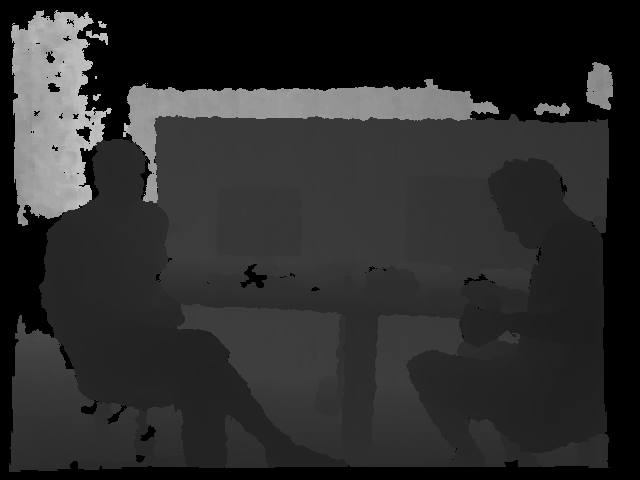
#> input picture segmentaion_depth/dataset/depth.png, 640 x 480 px
$ python -i region_growing.py   (imports and definitions only)   (older library calls are emulated)
#> lines starting #> are read from the running program, lines starting #| are printed output that depends on the picture; after the words box and inside, x2 and y2 are one past the last pixel; in counts of white or black regions, pixels touching at a corner belong together; long printed decimals are rounded
import numpy as np
import cv2

def region_growing(frame: np.ndarray)->np.ndarray:

    grad_map=color_gradient_map(frame)

    G_E=gray_level_contrast(grad_map)
    otsu_th= otsu_calc(G_E)

    L_map=Line_filed_map(G_E)

    T_map= Thresh_map(G_E,otsu_th)

    G_W=cv2.bitwise_or(L_map,T_map, mask=None)

    G_W=G_E*G_W

    # Section3.2 Seed point selection
    # otsu_th= otsu_calc(G_W)
    seeds=seeds_selection(G_W,otsu_th)


    print(len(seeds))


    # otsu_th=12.00
    # grad_copy_map=grad_map.copy()

    # grad_copy_map[grad_map<0.09*otsu_th]=0
    # grad_copy_map[grad_map>0.09*otsu_th]=255


    cv2.imshow("colormap_Grad",G_W)
    return seeds


def color_gradient_map(frame):
    r,g,b = cv2.split(frame)

    ddepth = cv2.CV_64F

    d_xr = cv2.Sobel(r, ddepth, 1, 0, ksize=1)
    d_yr = cv2.Sobel(r, ddepth, 0, 1, ksize=1)

    d_xg = cv2.Sobel(g, ddepth, 1, 0, ksize=1)
    d_yg = cv2.Sobel(g, ddepth, 0, 1, ksize=1)

    d_xb = cv2.Sobel(b, ddepth, 1, 0, ksize=1)
    d_yb = cv2.Sobel(b, ddepth, 0, 1, ksize=1)


    p=d_xr**2+d_xg**2+d_xb**2
    q=d_yr**2+d_yg**2+d_yb**2

    t=d_xr*d_yr+d_xg*d_yg+d_xb*d_yb

    Lam=0.5*(p+q+np.sqrt((p+q)**2-4*(p*q-t**2)))

    G=np.sqrt(Lam)
    return G


def otsu_calc(grad_map):

    # grad_map=np.round(grad_map,0)
    # grad_map=grad_map.astype(np.uint16)


    height,width=grad_map.shape

    vec_grad= grad_map.reshape(1,-1)

    #Total number of pixel
    n= height*width

    # distinct gradient value
    distnict_numbers= np.unique(vec_grad)

    print(distnict_numbers[-1])

    L=distnict_numbers.shape[0]

    # ret, thresh1 = cv2.threshold(grad_map, 0, distnict_numbers[-1], cv2.THRESH_BINARY +
    #                                         cv2.THRESH_OTSU)


    # cv2.imshow("thresold",thresh1)
    # print(thresh1[thresh1!=0])


     # Calculate histogram of the image
    hist, bins = np.histogram(vec_grad, bins=L, range=(0, distnict_numbers[-1]))

    # print(hist)


    normalized_hist=hist/n

    weight_b = 0  # Background weight
    weight_f = 0  # Foreground weight
    mu_b = 0  # Mean intensity of background
    mu_t = 0  # Mean intensity of total image
    between_class_var_max = 0  # Maximum between-class variance
    threshold = 0  # Optimal threshold

    #   # Calculate total mean intensity

    mu_t += np.sum(distnict_numbers * normalized_hist)

    for i in range(L):
        weight_b += normalized_hist[i]

        mu_b = (1.0/weight_b) * np.sum(distnict_numbers[:i] * normalized_hist[:i])


        weight_f = 1 - weight_b
        if weight_f==0:
            between_class_var=(weight_b/n)*(mu_b-mu_t)**2
        else:
            # mu_f = (mu_t - mu_b *weight_b) /weight_f

            mu_f = (1.0/weight_f) * np.sum(distnict_numbers[i:] * normalized_hist[i:])

            between_class_var=weight_b*(mu_b-mu_t)**2+weight_f*(mu_f-mu_t)**2

            # between_class_var = weight_b  * weight_f   * (mu_b - mu_f) ** 2

        # print(mu_t, weight_b*mu_b+weight_f*mu_f)

        if between_class_var > between_class_var_max:
            between_class_var_max = between_class_var
            threshold = distnict_numbers[i]

    print(threshold)

    return threshold

def gray_level_contrast(grad_map: np.ndarray):

    max_value=np.max(grad_map)
    normalized_image = np.where(grad_map < 0.1 * max_value, 0, grad_map)
    normalized_image = np.where(grad_map > 0.9 * max_value, max_value, normalized_image)
    normalized_image = (normalized_image - 0.1 * max_value) / ((0.9 - 0.1) * max_value)


    #normalized_image - (low_threshold * max_value):
    #This subtracts the calculated threshold value
    #from each pixel in the normalized_image array.
    #This effectively shifts the range of values
    #that need to be scaled from low_threshold * max_value to
    #max_value down to 0 to max_value - (low_threshold * max_value).

    return normalized_image


def Line_filed_map(grad_map: np.ndarray, TL=0.2,TH=0.7):

    line_field_map = np.zeros_like(grad_map, dtype=np.float32)

    # Apply high threshold
    line_field_map[grad_map > TH] = 1

    # Apply low threshold and connectivity check
    for i in range(1, grad_map.shape[0] - 1):
        for j in range(1, grad_map.shape[1] - 1):


            # Check for low threshold and connected neighbors
            if grad_map[i, j] > TL:
                nl=line_field_map[i - 1, j] == 1 or \
                line_field_map[i + 1, j] == 1 or \
                    line_field_map[i, j - 1] == 1 or \
                        line_field_map[i, j + 1] == 1
                if nl:
                    line_field_map[i, j] = 1

    return line_field_map

def Thresh_map(grad_map,otsu_th):

    Threshold_map = np.zeros_like(grad_map, dtype=np.float32)
    Threshold_map[grad_map>0.25*otsu_th]=1

    return Threshold_map

def seeds_selection(grad_map,otsu_th,min_seed_size=2000):

    lowest_gradient = np.zeros_like(grad_map, dtype=np.uint8)

    lowest_gradient[grad_map<0.1*otsu_th]=1
    seeds=[]
    while True:
        i = np.random.randint(1, grad_map.shape[0]-1)
        j = np.random.randint(1, grad_map.shape[1]-1)

        nl=lowest_gradient[i - 1, j] == 1 and \
            lowest_gradient[i + 1, j] == 1 and \
                lowest_gradient[i, j - 1] == 1 and \
                    lowest_gradient[i, j + 1] == 1

        if nl:
            seeds.append((j,i))
        if len(seeds)>= min_seed_size:
            return seeds


>>> import cv2
>>> picture = cv2.imread('dataset/depth.png')
#> picture is the input picture: shape (480, 640, 3); min 0, max 192, mean 43.7
>>> result = region_growing(picture)
#> in color_gradient_map, `d_xr = cv2.Sobel(r, ddepth, 1, 0, ksize=1)`:
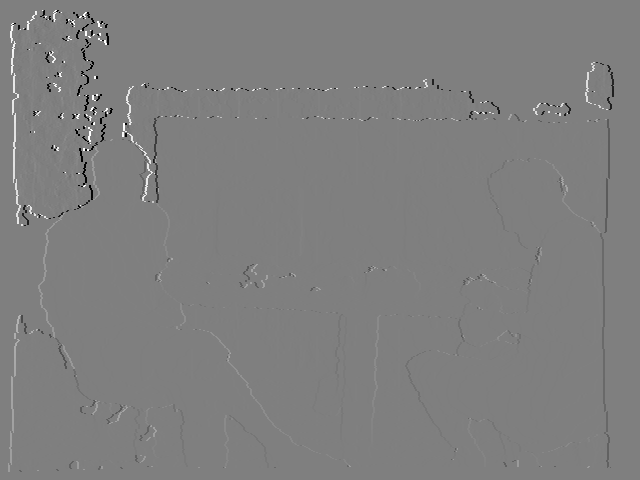
#> d_xr: shape (480, 640) float64; min -192, max 192, mean 0; drawn with min black and max white
#> in color_gradient_map, `d_yr = cv2.Sobel(r, ddepth, 0, 1, ksize=1)`:
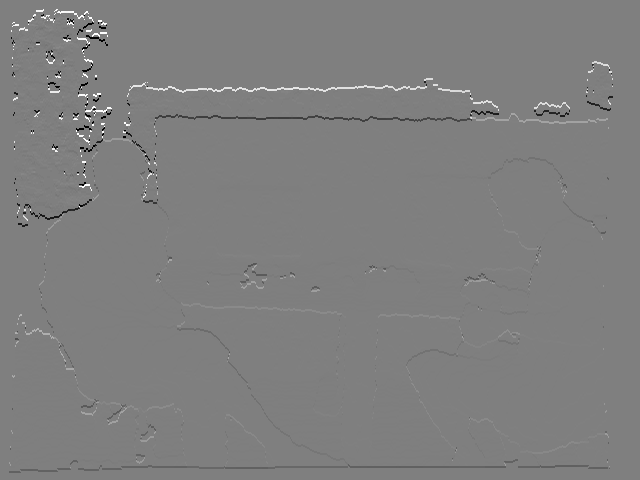
#> d_yr: shape (480, 640) float64; min -192, max 192, mean 0; drawn with min black and max white
#> in color_gradient_map, `p=d_xr**2+d_xg**2+d_xb**2`:
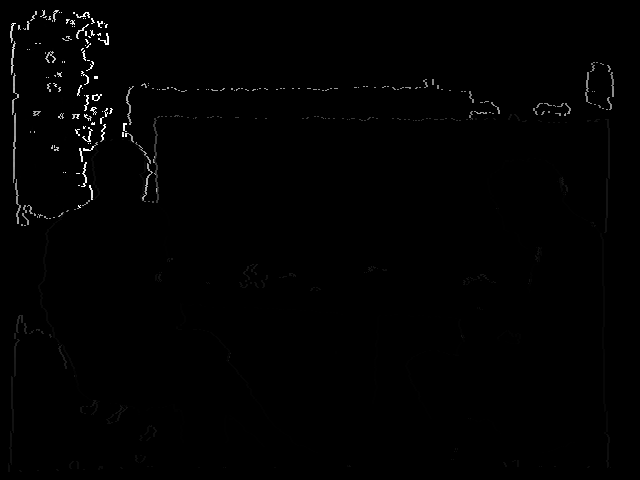
#> p: shape (480, 640) float64; min 0, max 110592, mean 762.9; drawn with min black and max white
#> in color_gradient_map, `q=d_yr**2+d_yg**2+d_yb**2`:
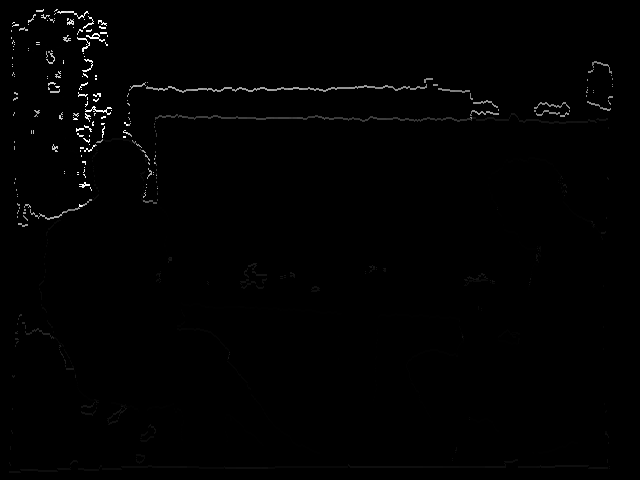
#> q: shape (480, 640) float64; min 0, max 110592, mean 814.7; drawn with min black and max white
#> in color_gradient_map, `G=np.sqrt(Lam)`:
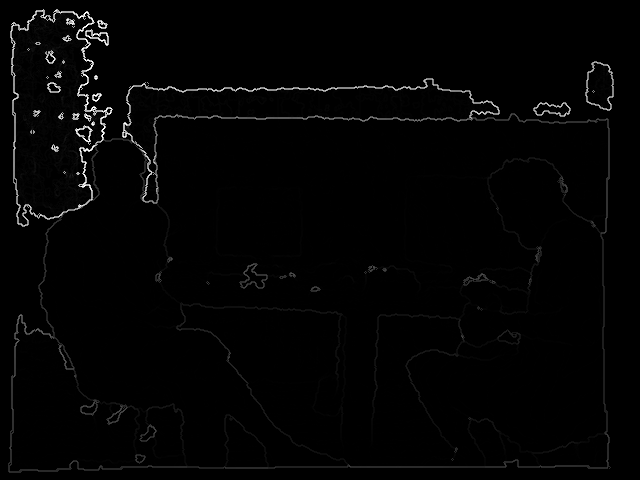
#> G: shape (480, 640) float64; min 0, max 470.3, mean 7; drawn with min black and max white
#> in gray_level_contrast, `max_value=np.max(grad_map)`: max_value = 470.3
#> in otsu_calc, `distnict_numbers= np.unique(vec_grad)`: distnict_numbers = 698 values from -0.125 to 1.12
#| 1.125
#> in otsu_calc, `hist, bins = np.histogram(vec_grad, bins=L, range=(0, distnict_numbers..`: hist = 698 values, max 524 at index 470, min 0 at index 0, mean 13.93; bins = 699 values from 0 to 1.12
#> in otsu_calc, `normalized_hist=hist/n`: normalized_hist = 698 values, max 0.00171 at index 470, min 0 at index 0, mean 4.53e-05
#> in otsu_calc, `mu_t += np.sum(distnict_numbers * normalized_hist)`: mu_t = 0.00736
#> the loop in otsu_calc, `for i in range(L):` made 698 passes
#> (weight_b, mu_b, weight_f, mu_f, between_class_var_max, threshold) on passes 2, 3, 4, 14, 18, 19, 21, 24, 25, 27, 30, 32: (9.11e-05, 0, 1, 0.00736, 4.94e-09, 0.00199), (0.000186, 0.00098, 1, 0.00736, 7.56e-09, 0.00291), (0.000299, 0.00152, 1, 0.00736, 1.02e-08, 0.0039), (0.00143, 0.00307, 0.999, 0.00737, 2.64e-08, 0.0138), (0.00174, 0.0118, 0.998, 0.00736, 3.41e-08, 0.0178), (0.00174, 0.0119, 0.998, 0.00736, 3.57e-08, 0.0182), (0.00194, 0.0126, 0.998, 0.00735, 5.35e-08, 0.0215), (0.00287, 0.0155, 0.997, 0.00734, 1.91e-07, 0.0247), (0.00287, 0.0158, 0.997, 0.00734, 2.03e-07, 0.0249), (0.00301, 0.0163, 0.997, 0.00734, 2.43e-07, 0.027), (0.00329, 0.0171, 0.997, 0.00733, 3.16e-07, 0.0314), (0.0038, 0.0183, 0.996, 0.00732, 4.59e-07, 0.0316)
#> (weight_b, mu_b, weight_f, mu_f, between_class_var) on passes 1, 5, 6, 7, 8, 9: (0, nan, 1, 0.00736, nan), (0.000299, 0.00301, 1, 0.00736, 5.68e-09), (0.000335, 0.00269, 1, 0.00736, 7.33e-09), (0.000335, 0.00324, 1, 0.00736, 5.69e-09), (0.000391, 0.00278, 1, 0.00736, 8.2e-09), (0.000407, 0.00383, 1, 0.00736, 5.09e-09)
#> after the loop in otsu_calc, `for i in range(L):`: between_class_var_max = 0.00112; threshold = 0.721; weight_b = 0.0317
#| 0.7207
#> in region_growing, `otsu_th= otsu_calc(G_E)`: otsu_th = 0.721
#> after the loop in Line_filed_map, `for i in range(1, grad_map.shape[0] - 1):`:
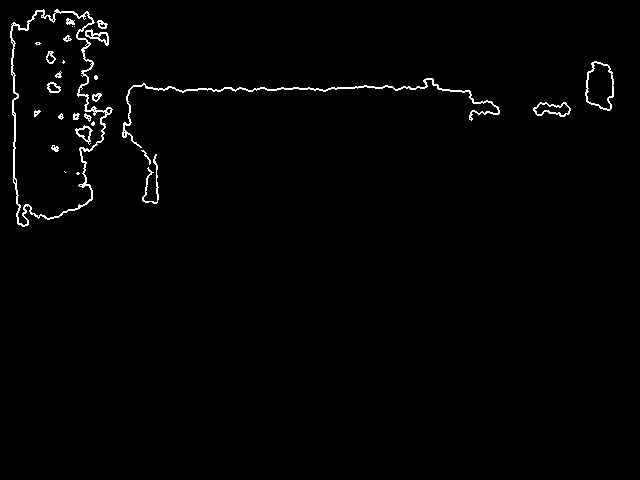
#> line_field_map: shape (480, 640) float32; values 0 (black) and 1 (white), 1.3% white in thin lines or dots, all inside (x1, y1, x2, y2) = (10, 9, 614, 227)
#> in region_growing, `T_map= Thresh_map(G_E,otsu_th)`: T_map: shape (480, 640) float32; values 0 (black) and 1 (white), 1.8% white in thin lines or dots, all inside (x1, y1, x2, y2) = (10, 9, 614, 450)
#| 2000
#> in region_growing, `cv2.imshow("colormap_Grad",G_W)`:
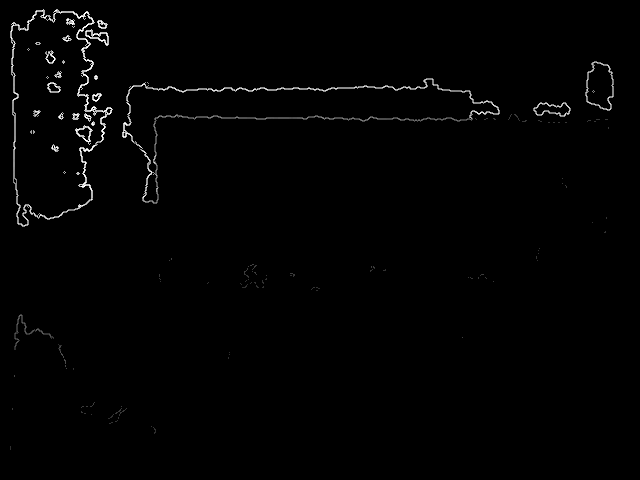
#> window 'colormap_Grad': shape (480, 640); min 0, max 255, mean 2.7
